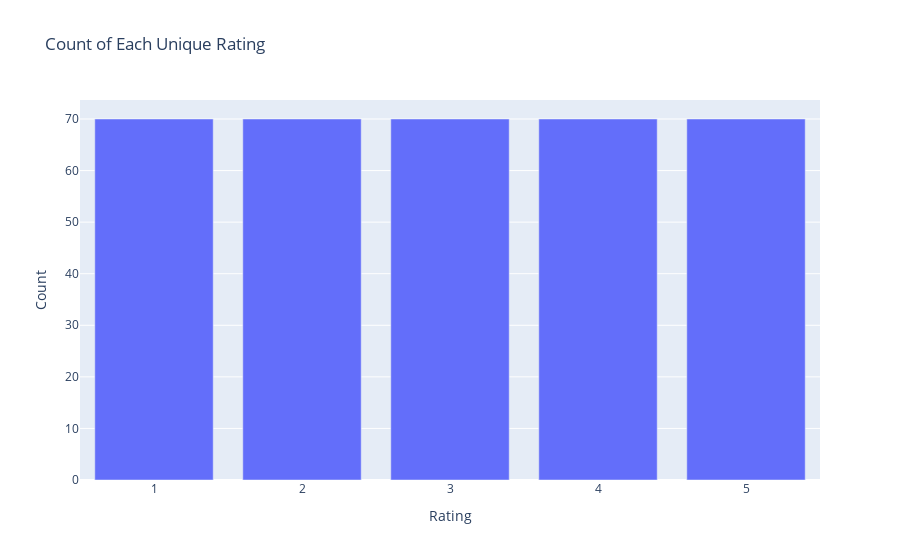

Source (notebook cell):
### Code cell
display_ratings(val_df)

### Figure 1 — Plotly figure (JSON) as saved in the notebook; plotly's stock layout.template omitted (floating-point values rounded to 4 significant figures)
{"data": [{"alignmentgroup": "True", "hovertemplate": "Rating=%{x}<br>Count=%{y}<extra></extra>", "legendgroup": "", "marker": {"color": "#636efa", "pattern": {"shape": ""}}, "name": "", "offsetgroup": "", "orientation": "v", "showlegend": false, "textposition": "auto", "type": "bar", "x": [4, 5, 3, 1, 2], "xaxis": "x", "y": [70, 70, 70, 70, 70], "yaxis": "y"}], "layout": {"barmode": "relative", "legend": {"tracegroupgap": 0}, "title": {"text": "Count of Each Unique Rating"}, "xaxis": {"anchor": "y", "domain": [0, 1], "title": {"text": "Rating"}}, "yaxis": {"anchor": "x", "domain": [0, 1], "title": {"text": "Count"}}}}
